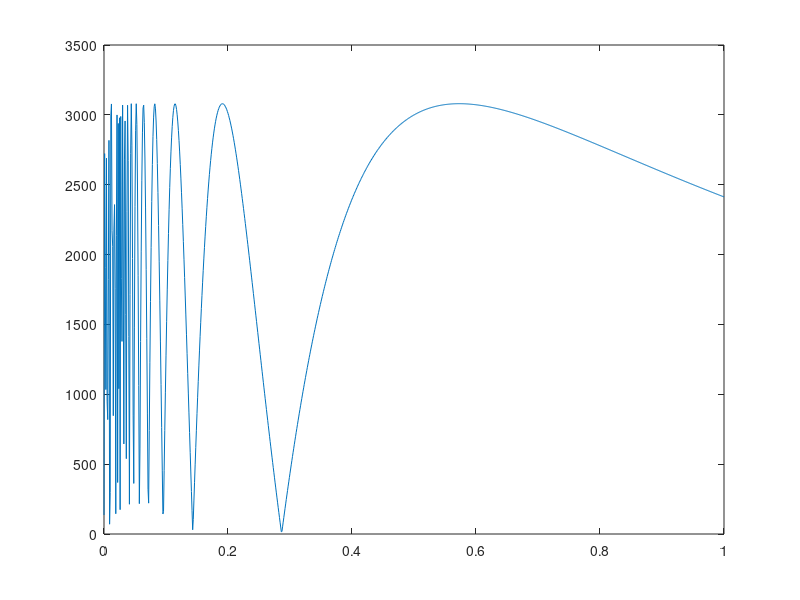

The MATLAB script that drew this image:
density = 1; %kg/m^3
c = 1540;
U = 1; %m/s
w = 0;

wavelength = 2.5*10^-6;
k = 1/wavelength;
a = 3*10^-3;
r = [0:.001:1];
for t = 1:1000
pressure{t} = density*c*U*exp(1i*w*t)*(exp(-1i*k*r)-exp(-1i*k*sqrt(r.^2+a^2)));
end

figure()
plot(r,abs(pressure{1,1}))
saveas(gcf,'C:\Users\jtole\Box\BADER\BADER Students\2021\Toledo-Urena\Git_Test\hello-world\Test_Repo\manuscript_images_test\pressure.png')